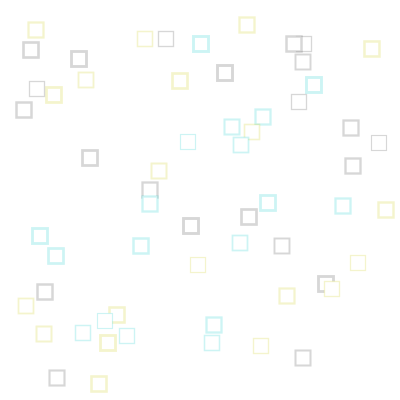
Frame 1 (no input)
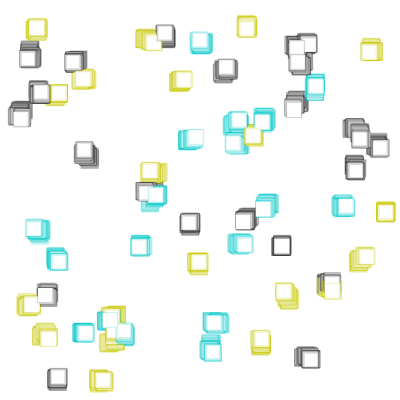
Frame 60 (the mouse pressed at the canvas centre just before this capture)
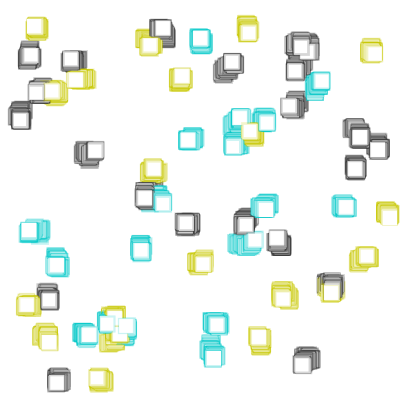
Frame 120 (the mouse held since frame 60 and released just before this capture)

The Processing sketch that drew these frames (run headless with seeded random() and noise(); from frame 60 on, the mouse is pressed at the canvas centre):

// Processing sketch: processing_21625
// ── processing_21625.pde

int num=60;
 
walk[] myWalk = new walk[num];
color[] Colors = new color[3];
 
void setup(){
  size(400,400);
  background(255);
 Colors[0] = color(200,200,0,50);
 Colors[1] = color(50,50);
 Colors[2] = color(0,200,200,50);
 for(int i=0;i<myWalk.length;i++){
   myWalk[i]= new walk();
 }
 smooth();
}
 
void draw() {
 
 
  for(int i=0; i < myWalk.length; i++) {
    myWalk[i].update();
    myWalk[i].draw();
  }
}
 
 
class walk {
 
  float xpos = random(10,width-10);
  float ypos = random(10,height-10); 
 
  color col = Colors[floor(random(0,3))];
 
  walk() {
  }
   
  void update() {
    xpos=xpos+random(-1,1);
    ypos=ypos+random(-1,1);
     
   if(xpos > width) { 
   xpos =xpos-1;
    }
    if(xpos <0) { 
   xpos =xpos+1;
    }
    if(ypos > height) { 
   ypos =ypos-1;
    }
    if(ypos < 0) { 
   ypos =ypos+1;
    }
  }
 
  void draw() {
    stroke(col);
    strokeWeight(random(1,3));
    rect(xpos,ypos,15,15);
  }
}
